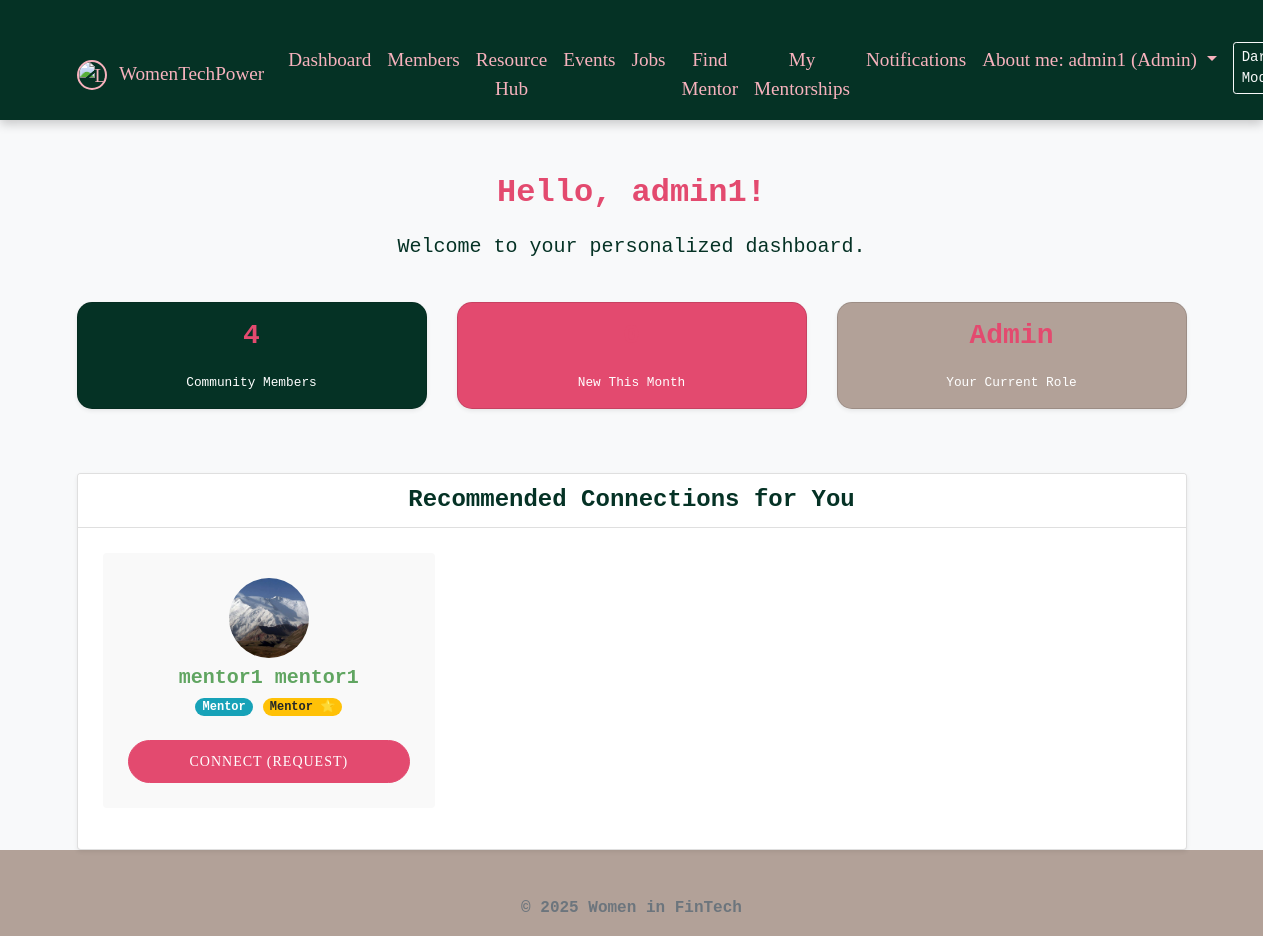
Screenshot of /dashboard.php (signed in) with the database file from the repository.
### tables this page shows
CREATE TABLE `members` (
  `id` int(11) NOT NULL,
  `first_name` varchar(50) NOT NULL,
  `last_name` varchar(50) NOT NULL,
  `email` varchar(100) NOT NULL,
  `password` varchar(255) DEFAULT NULL,
  `role` enum('member','mentor','admin') DEFAULT 'member',
  `profession` varchar(100) DEFAULT NULL,
  `company` varchar(100) DEFAULT NULL,
  `expertise` text DEFAULT NULL,
  `linkedin_profile` varchar(255) DEFAULT NULL,
  `status` enum('active','pending','mentor') DEFAULT 'pending',
  `created_at` timestamp NOT NULL DEFAULT current_timestamp(),
  `profile_image` varchar(255) DEFAULT NULL
);

### dashboard.php (the view, shortened to what this page needs)
<?php
include_once "includes/header.php";
$database = new Database();
$db = $database->getConnection();
$my_id = $_SESSION['user_id'];
$my_role = $_SESSION['role'];
$stmt_me = $db->prepare("SELECT profession FROM members WHERE id = ?");
$stmt_me->execute([$my_id]);
$me = $stmt_me->fetch(PDO::FETCH_ASSOC);
$my_profession = $me['profession'];
$total_members = $db->query("SELECT COUNT(*) FROM members")->fetchColumn();
$new_members_count = $db->query("SELECT COUNT(*) FROM members WHERE MONTH(created_at) = MONTH(CURRENT_DATE())")->fetchColumn();
$query_rec = "SELECT * FROM members
              WHERE id != ?
              AND (profession LIKE ? OR role = 'mentor')
              ORDER BY RAND()
              LIMIT 3";
$stmt_rec = $db->prepare($query_rec);
$stmt_rec->execute([$my_id, "%$my_profession%"]);
?>
<div class="row mb-4">
    <div class="col-12">
        <h2 style="color: var(--raspberry);">
            Hello, <?php echo htmlspecialchars($_SESSION['name']); ?>!
        </h2>
        <p class="lead">Welcome to your personalized dashboard.</p>
    </div>
</div>
<div class="row mb-5">
    <div class="col-md-4">
        <div class="card text-white text-center p-3 mb-3 shadow-sm" style="background-color: var(--deep-green); border-radius: 15px;">
            <h3><?php echo $total_members; ?></h3>
            <small>Community Members</small>
        </div>
    </div>
    <div class="col-md-4">
        <div class="card text-white text-center p-3 mb-3 shadow-sm" style="background-color: var(--raspberry); border-radius: 15px;">
            <h3><?php echo $new_members_count; ?></h3>
            <small>New This Month</small>
        </div>
    </div>
    <div class="col-md-4">
        <div class="card text-white text-center p-3 mb-3 shadow-sm" style="background-color: var(--greige); border-radius: 15px;">
            <h3><?php echo ucfirst($my_role); ?></h3>
            <small>Your Current Role</small>
        </div>
    </div>
</div>
<div class="row">
    <div class="col-md-12">
        <div class="card shadow-sm">
            <div class="card-header bg-white">
                <h4 class="mb-0" style="color: var(--deep-green);">Recommended Connections for You</h4>
            </div>
            <div class="card-body">
                <div class="row">
                    <?php if($stmt_rec->rowCount() > 0): ?>
                        <?php while($rec = $stmt_rec->fetch(PDO::FETCH_ASSOC)): ?>
                        <div class="col-md-4">
                            <div class="card mb-3 border-0" style="background-color: #f9f9f9;">
                                <div class="card-body text-center">
                                    <?php
                                        $img = !empty($rec['profile_image']) ? "uploads/".$rec['profile_image'] : "https://via.placeholder.com/80";
                                    ?>
                                    <img src="<?php echo $img; ?>" class="rounded-circle mb-2" width="80" height="80" style="object-fit: cover;">
                                    <h5 class="card-title mb-1"><?php echo htmlspecialchars($rec['first_name'] . ' ' . $rec['last_name']); ?></h5>
                                    <span class="badge badge-pill badge-info mb-2">
                                        <?php echo htmlspecialchars($rec['profession']); ?>
                                    </span>
                                    <?php if($rec['role'] == 'mentor'): ?>
                                        <span class="badge badge-pill badge-warning">Mentor 🌟</span>
                                    <?php endif; ?>
                                    <form method="POST">
                                        <button type="submit" name="send_request" class="btn btn-sm btn-primary btn-block">Connect (Request)</button>
                                    </form>
                                </div>
                            </div>
                        </div>
                        <?php endwhile; ?>
                    <?php else: ?>
                        <div class="col-12 text-center p-4">
                            <p class="text-muted">No specific recommendations yet. Invite more friends to join!</p>
                        </div>
                    <?php endif; ?>
                </div>
            </div>
        </div>
    </div>
</div>
<?php include_once "includes/footer.php"; ?>

### css/style.css (style rules this page uses)
:root { --deep-green: #053225; --raspberry: #E34A6F; --pale-pink: #F7B2BD; --greige: #B2A198; --soft-green: #60A561; --bg-color: #f8f9fa; --text-color: var(--deep-green); --card-bg: #ffffff; --nav-bg: var(--deep-green); --btn-color: var(--raspberry); --link-color: var(--raspberry); }
body { font-family: 'Rockwell', 'Courier Bold', Courier, Georgia, Times, 'Times New Roman', serif; background-color: var(--bg-color); color: var(--text-color); min-height: 100vh; display: flex; flex-direction: column; text-align: center; transition: background-color 0.3s ease, color 0.3s ease; }
h1, h2, h3, h4, h5 { font-weight: bold; color: var(--raspberry); margin-bottom: 20px; }
.card-body { padding: 25px; }
.card-title { color: var(--soft-green); font-weight: bold; }
.btn-primary { background-color: var(--raspberry); border-color: var(--raspberry); border-radius: 50px; padding: 10px 30px; font-family: 'Rockwell', serif; text-transform: uppercase; letter-spacing: 1px; transition: all 0.3s; }

### rows the page displays
members: profile_image (picture), first_name+last_name "mentor1 mentor1", profession "Mentor", role "Mentor 🌟"

### other values shown
$_SESSION['name'] "admin1"
$_SESSION['role'] "Admin"
$total_members "4"
$my_role "Admin"
